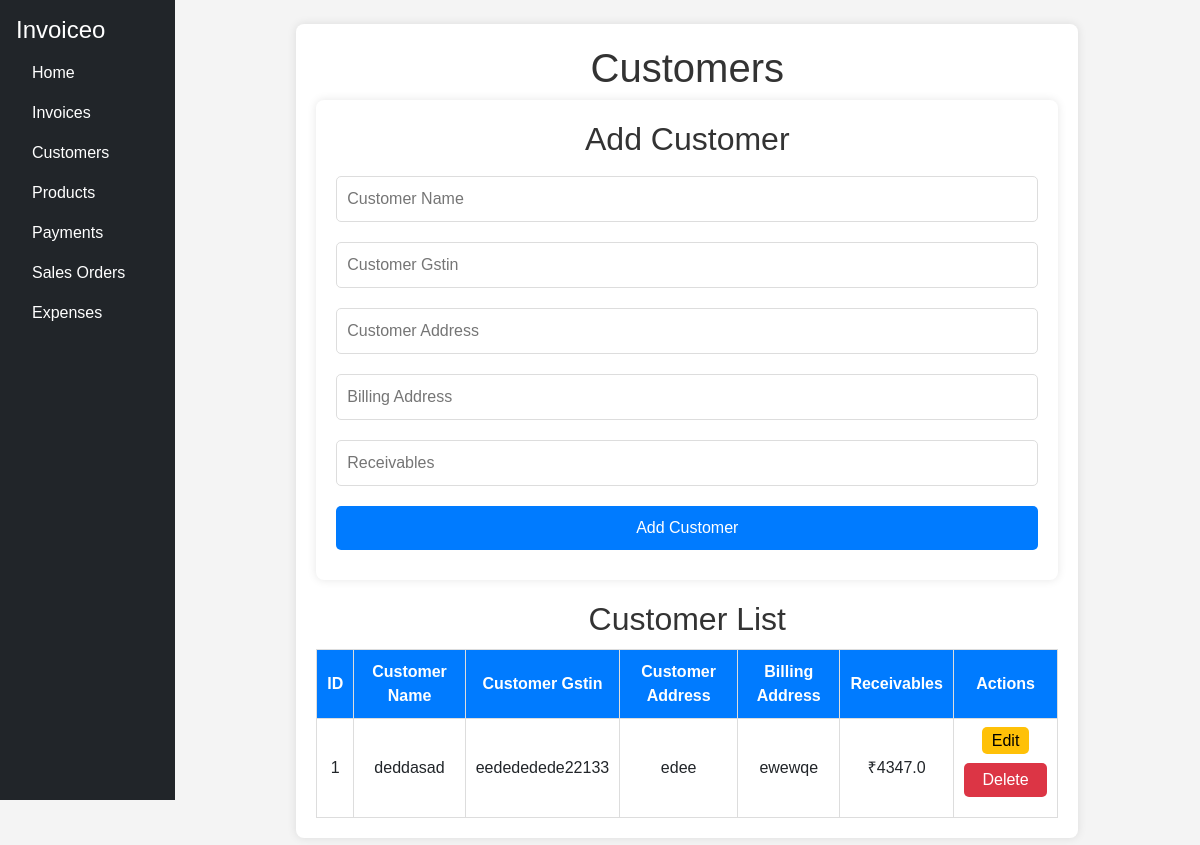
/customers, run on an earlier commit of the app's database.
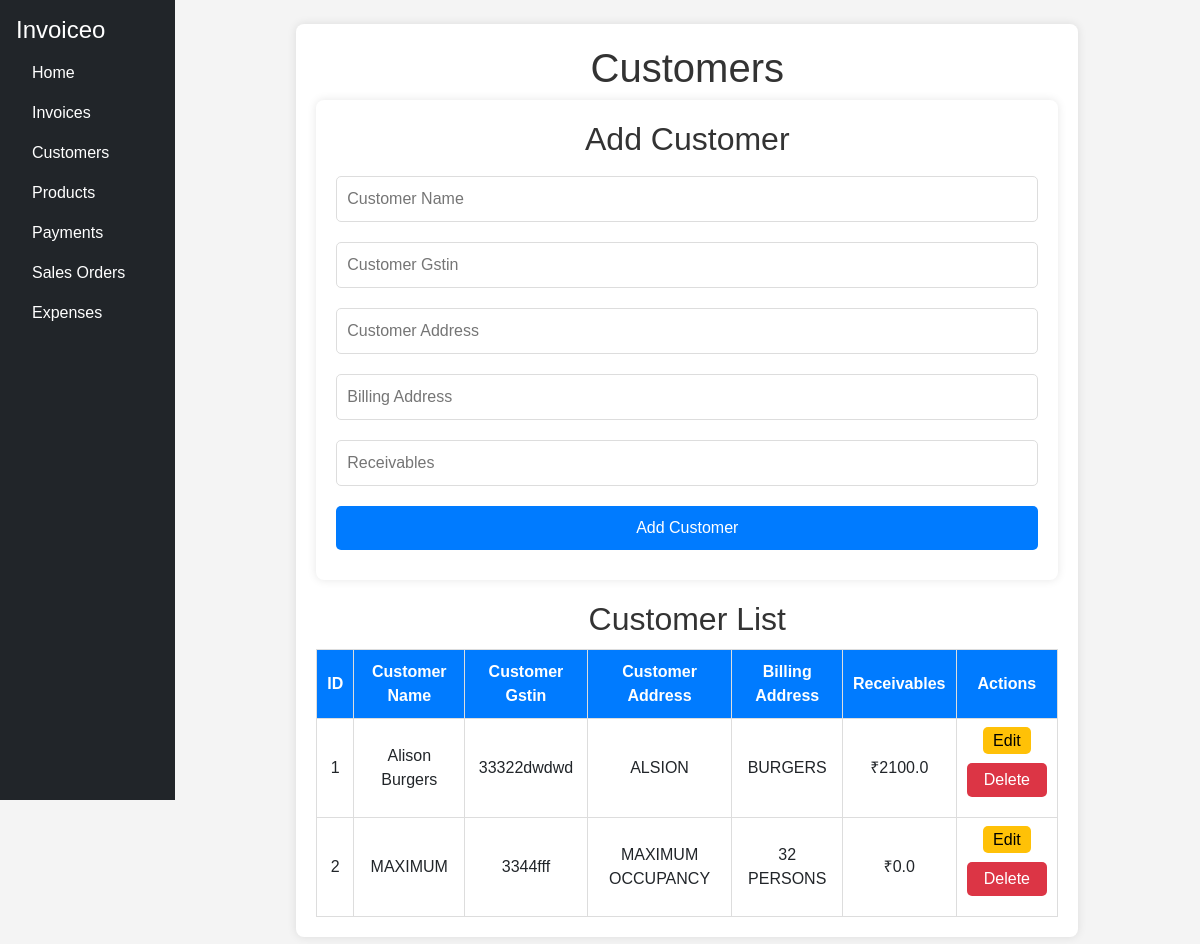
And on a later commit of the database.
### app.py (models this page shows)
class Customer(db.Model):
    id = db.Column(db.Integer, primary_key=True)
    customer_name = db.Column(db.String(100), nullable=False)
    customer_gstin = db.Column(db.String(15), nullable=False)
    customer_address = db.Column(db.String(300), nullable=False)
    billing_address = db.Column(db.String(300), nullable=False)
    receivables = db.Column(db.Float, default=0.0)

### app.py (the view)
@app.route('/customers', methods=['GET'])
def customers():
    all_customers = Customer.query.all()
    return render_template('customers.html', customers=all_customers)

### templates/customers.html
{% extends 'base.html' %}
{% block content %}
<link rel="stylesheet" href="{{ url_for('static', filename='customers.css') }}">
<div class="container">
    <h1>Customers</h1>
    <div class="form-container">
        <h2>Add Customer</h2>
        <form action="/add_customer" method="POST">
            <input type="text" name="customer_name" placeholder="Customer Name" required>
            <input type="text" name="customer_gstin" placeholder="Customer Gstin" required>
            <input type="text" name="customer_address" placeholder="Customer Address" required>
            <input type="text" name="billing_address" placeholder="Billing Address" required>
            <input type="number" name="receivables" placeholder="Receivables" required>
            <button type="submit">Add Customer</button>
        </form>
    </div>
    <div class="table-container">
        <h2>Customer List</h2>
        <table>
            <tr>
                <th>ID</th>
                <th>Customer Name</th>
                <th>Customer Gstin</th>
                <th>Customer Address</th>
                <th>Billing Address</th>
                <th>Receivables</th>
                <th>Actions</th>
            </tr>
            {% for customer in customers %}
            <tr>
                <td>{{ customer.id }}</td>
                <td>{{ customer.customer_name }}</td>
                <td>{{ customer.customer_gstin }}</td>
                <td>{{ customer.customer_address }}</td>
                <td>{{ customer.billing_address }}</td>
                <td>₹{{ customer.receivables }}</td>
                <td>
                    <a class="edit-btn" href="{{ url_for('edit_customer', id=customer.id) }}">Edit</a>
                    <form action="{{ url_for('delete_customer', id=customer.id) }}" method="POST" class="delete-form">
                        <button type="submit" onclick="return confirm('Are you sure ?, This action cannot be reversed !! ')">Delete</button>
                    </form>
                </td>
            </tr>
            {% endfor %}
        </table>
    </div>
</div>
{% endblock %}

What changed in the data, as far as the page shows it:
changed Customer id 1: customer_name "deddasad" → "Alison Burgers"; customer_gstin "eedededede22133" → "33322dwdwd"; customer_address "edee" → "ALSION"; billing_address "ewewqe" → "BURGERS"; receivables "4347.0" → "2100.0"
added Customer: id "2", customer_name "MAXIMUM", customer_gstin "3344fff", customer_address "MAXIMUM OCCUPANCY", billing_address "32 PERSONS", receivables "0.0"
